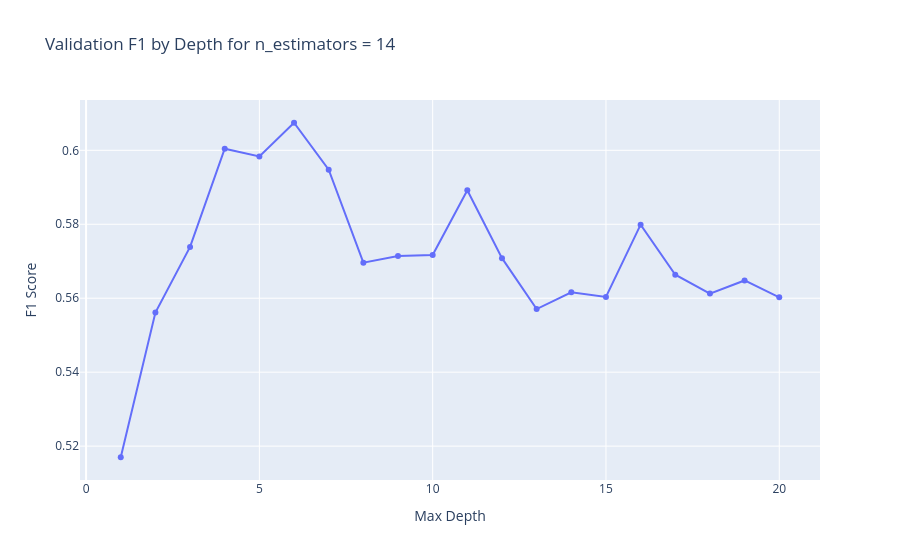

Source (notebook cell):
### Markdown cell above
#### 4.2.3 - Downsample

### Code cell
model_rfc_down, n_estimators, depth, f1_rfc_down, roc_auc_rfc_down = (
rfc_optimizer(
    features_train_le_down,
    target_train_le_down,
    features_val_le,
    target_val_le,
))

scores_df.loc[len(scores_df)] = [
    'model_rfc_down',
    n_estimators,
    depth,
    f1_rfc_down,
    roc_auc_rfc_down
]

### Figure 1 — Plotly figure (JSON) as saved in the notebook; plotly's stock layout.template omitted (floating-point values rounded to 4 significant figures)
{"data": [{"hovertemplate": "Max Depth=%{x}<br>F1 Score=%{y}<extra></extra>", "legendgroup": "", "line": {"color": "#636efa", "dash": "solid"}, "marker": {"symbol": "circle"}, "mode": "lines+markers", "name": "", "orientation": "v", "showlegend": false, "type": "scatter", "x": [1.0, 2.0, 3.0, 4.0, 5.0, 6.0, 7.0, 8.0, 9.0, 10.0, 11.0, 12.0, 13.0, 14.0, 15.0, 16.0, 17.0, 18.0, 19.0, 20.0], "xaxis": "x", "y": [0.517, 0.5561, 0.5739, 0.6004, 0.5983, 0.6075, 0.5948, 0.5696, 0.5714, 0.5717, 0.5892, 0.5708, 0.5571, 0.5616, 0.5603, 0.5799, 0.5664, 0.5613, 0.5648, 0.5603], "yaxis": "y"}], "layout": {"legend": {"tracegroupgap": 0}, "title": {"text": "Validation F1 by Depth for n_estimators = 14"}, "xaxis": {"anchor": "y", "domain": [0, 1], "title": {"text": "Max Depth"}}, "yaxis": {"anchor": "x", "domain": [0, 1], "title": {"text": "F1 Score"}}}}
